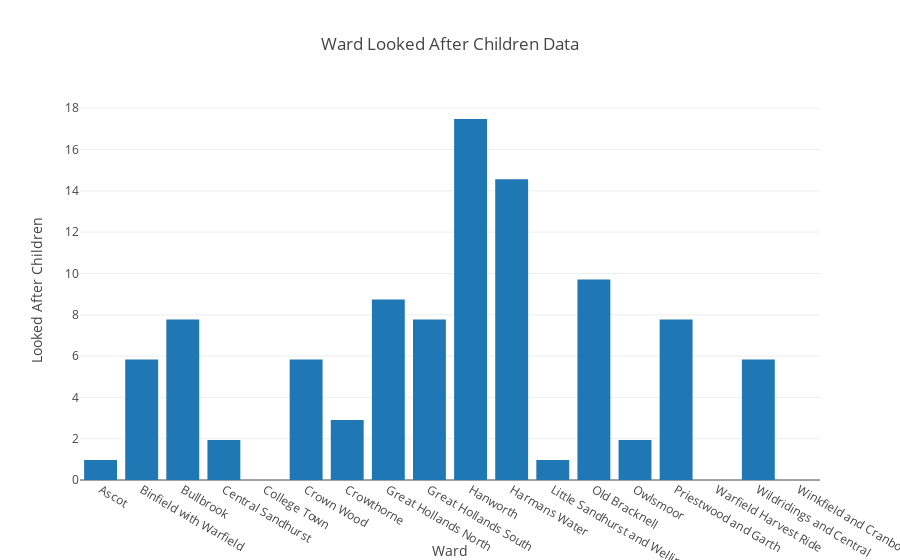

Notebook source saved alongside this figure:
### Code cell
data = [go.Bar(x = df['Ward'],
              y=df['LookedAfterChildren'])]
layout = go.Layout(
title ='Ward Looked After Children Data',
xaxis=dict(title='Ward'),
yaxis=dict(title='Looked After Children'))
fig = go.Figure(data=data, layout=layout)
#plotly.offline.plot(fig,filename='LookedAfterChildren_Bar.html') # Use this for creating a html file
plotly.offline.iplot(fig)

### Figure 1 — Plotly figure (JSON) as saved in the notebook; plotly's stock layout.template omitted (floating-point values rounded to 4 significant figures)
{"data": [{"type": "bar", "x": ["Ascot", "Binfield with Warfield", "Bullbrook", "Central Sandhurst", "College Town", "Crown Wood", "Crowthorne", "Great Hollands North", "Great Hollands South", "Hanworth", "Harmans Water", "Little Sandhurst and Wellington", "Old Bracknell", "Owlsmoor", "Priestwood and Garth", "Warfield Harvest Ride", "Wildridings and Central", "Winkfield and Cranbourne"], "y": [0.97, 5.83, 7.77, 1.94, 0, 5.83, 2.91, 8.74, 7.77, 17.48, 14.56, 0.97, 9.71, 1.94, 7.77, 0, 5.83, 0]}], "layout": {"title": "Ward Looked After Children Data", "xaxis": {"title": "Ward"}, "yaxis": {"title": "Looked After Children"}}}
